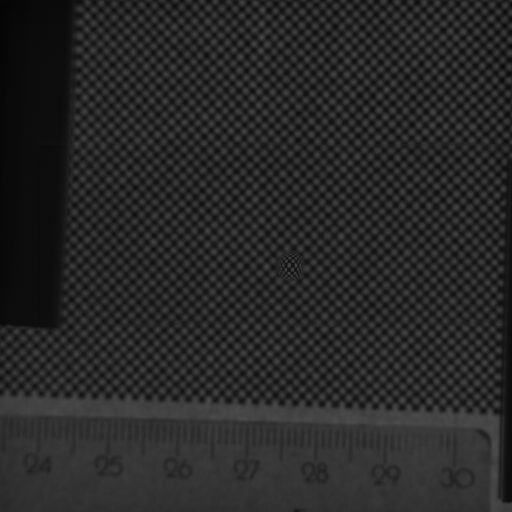
#> input picture Analisis FCD/Imagenes/Displaced/gota6.png, 1024 x 1024 px, found by its file name (shown at 1/2 size)
$ python analisis_fcd_individual.py
#> lines starting #> are read from the running program, lines starting #| are printed output that depends on the picture
### Analisis FCD/pyfcd/auxiliars.py
import cv2
import matplotlib.pyplot as plt
import numpy as np
from scipy.fft import fft2, fftshift, fftfreq
from matplotlib.colors import LogNorm  # Importar LogNorm para escala logarítmica
from skimage.restoration import unwrap_phase

from pyfcd.fft_inverse_gradient import fftinvgrad
from pyfcd.find_peaks import find_peaks
from pyfcd.kspace import pixel2kspace

def selectScaledROI(window_name, img, width=500, height=500):
    """
    Escala la imagen a las dimensiones especificadas, permite la selección de un ROI,
    y convierte las coordenadas del ROI escalado a la imagen original.

    :param window_name: Nombre de la ventana donde se mostrará la imagen.
    :param img: Imagen original donde se seleccionará el ROI.
    :param width: Ancho de la imagen escalada.
    :param height: Alto de la imagen escalada.
    :return: Coordenadas del ROI en la imagen original (x, y, w, h).
    """
    # Guarda las dimensiones originales de la imagen
    height_original, width_original = img.shape[:2]

    # Escala la imagen a las dimensiones especificadas
    img_scaled = cv2.resize(img, (width, height))

    # Utiliza selectROI para seleccionar un ROI rectangular en la imagen escalada
    rect_scaled = cv2.selectROI(window_name, img_scaled)

    # Extrae las coordenadas y dimensiones del ROI escalado
    x_scaled, y_scaled, w_scaled, h_scaled = rect_scaled

    # Calcula los factores de escala
    scale_x = width_original / width
    scale_y = height_original / height

    # Convierte las coordenadas del ROI escalado a la imagen original
    x_original = int(x_scaled * scale_x)
    y_original = int(y_scaled * scale_y)
    w_original = int(w_scaled * scale_x)
    h_original = int(h_scaled * scale_y)

    return (x_original, y_original, w_original, h_original)


def selectSquareROI(window_name, img, scale_kwargs={"width": 500, "height": 500}):
    # Utiliza selectROI para seleccionar un ROI rectangular
    if scale_kwargs is not None:
        rect = selectScaledROI(window_name, img, **scale_kwargs) # cv2.
    else:
        rect = cv2.selectROI(window_name, img) #TODO: Organizar esto un poco.

    # Extrae las coordenadas y dimensiones del ROI
    x, y, w, h = rect

    # Encuentra la dimensión más pequeña (ancho o alto)
    size = min(w, h)

    # Ajusta el ROI seleccionado para que sea un cuadrado
    x_adjusted = x + (w - size) // 2
    y_adjusted = y + (h - size) // 2
    square_roi = (x_adjusted, y_adjusted, size, size)

    return square_roi

# [144 lines left out: functions plot_fft, plot_with_arrows, plot_angles, process_sliced, plot_height_field, not called in this run]

### Analisis FCD/analisis_fcd_individual.py
import cv2
import matplotlib.pyplot as plt
import numpy as np
import os
import time
from scipy.fft import fft2, fftshift, fftfreq
from scipy.signal.windows import tukey

from pathlib import Path
from skimage.io import imread, imsave

from pyfcd.fcd import calculate_carriers, fcd, normalize_image
from pyfcd.auxiliars import selectSquareROI, plot_fft, plot_height_field

roi = None
allowed_formats = "tiff, tif, bmp, png"

name = "gota6.png"   # <-- CAMBIAR ACÁ #TODO: dejo para que pruebes y compares los resultados con los que tenés ahora

hp = 0.026          # [m]
alpha = 0.25
hstar = hp*alpha    # [m]

PXtoM = 1e-3/13.7   # [m]
square_size = None  # [m]

scale_roi_kwargs = {"width": 500, "height": 500}
roi = None

## CARGAR ARCHIVOS
dir_path = Path(os.path.dirname(os.path.realpath(__file__)))
images_path = dir_path.joinpath("Imagenes")

reference_images_path = images_path.joinpath("Referencias")
displaced_images_path = images_path.joinpath("Displaced")
theoreticals_image_path = images_path.joinpath("Teoricas")
output_image_path = images_path.joinpath("Output")

flag = cv2.IMREAD_UNCHANGED
i_ref = cv2.imread(str(reference_images_path.joinpath(name)), flag)
#> i_ref is the input picture: shape (1024, 1024); min 0, max 79, mean 39.4
i_def = cv2.imread(str(displaced_images_path.joinpath(name)), flag)
i_teo = cv2.imread(str(theoreticals_image_path.joinpath(name)), flag)

if roi is None:
    roi = selectSquareROI("i_def: seleccionar region de interes", i_def) # Orden del roi: (x,y,w,h).
#> in selectScaledROI, `img_scaled = cv2.resize(img, (width, height))`:
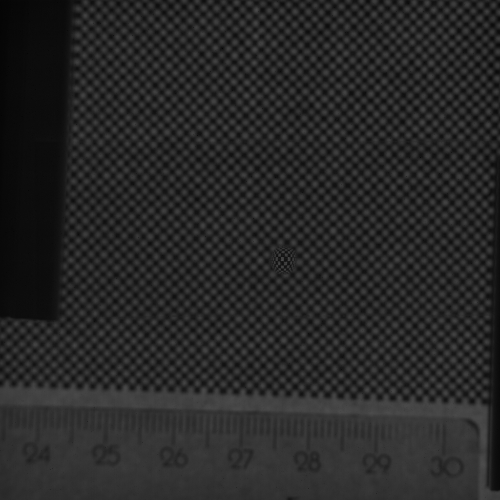
#> img_scaled: shape (500, 500); min 3, max 76, mean 39.2
#> (the run stopped early here; a loop or call above may not have finished)

$ run again, with Analisis FCD/Imagenes/Displaced/gota2.png copied over Analisis FCD/Imagenes/Displaced/gota6.png
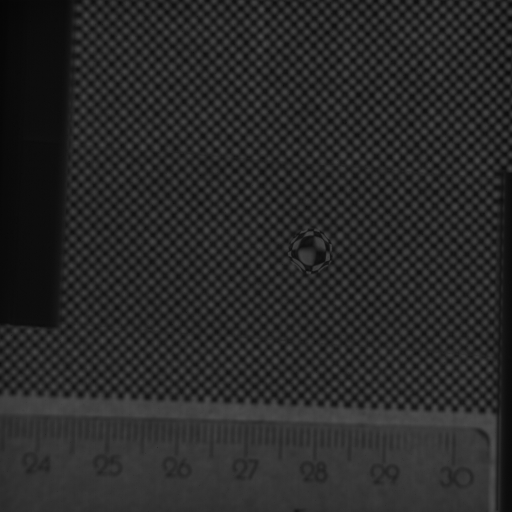
#> input picture Analisis FCD/Imagenes/Displaced/gota2.png, 1024 x 1024 px, found by its file name (shown at 1/2 size)
#> i_ref is the input picture: shape (1024, 1024); min 0, max 80, mean 39.9
#> in selectScaledROI, `img_scaled = cv2.resize(img, (width, height))`:
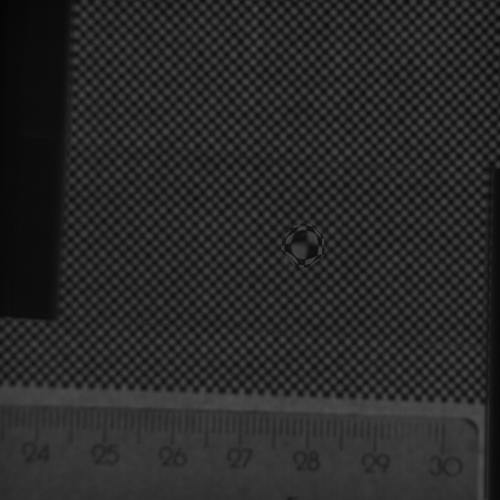
#> img_scaled: shape (500, 500); min 3, max 78, mean 39.8

$ run again, with Analisis FCD/Imagenes/Displaced/gota3.png copied over Analisis FCD/Imagenes/Displaced/gota6.png
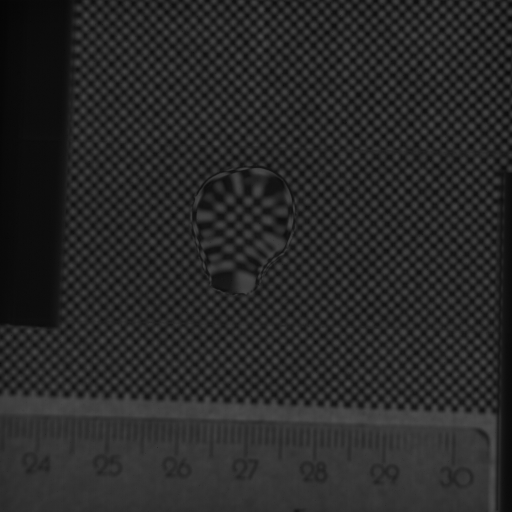
#> input picture Analisis FCD/Imagenes/Displaced/gota3.png, 1024 x 1024 px, found by its file name (shown at 1/2 size)
#> i_ref is the input picture: shape (1024, 1024); min 0, max 80, mean 39.6
#> in selectScaledROI, `img_scaled = cv2.resize(img, (width, height))`:
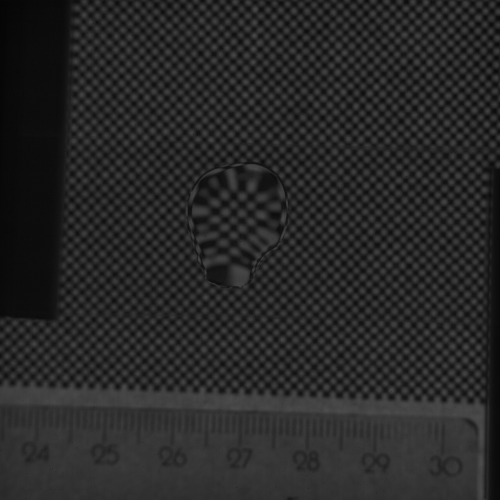
#> img_scaled: shape (500, 500); min 3, max 77, mean 39.5
